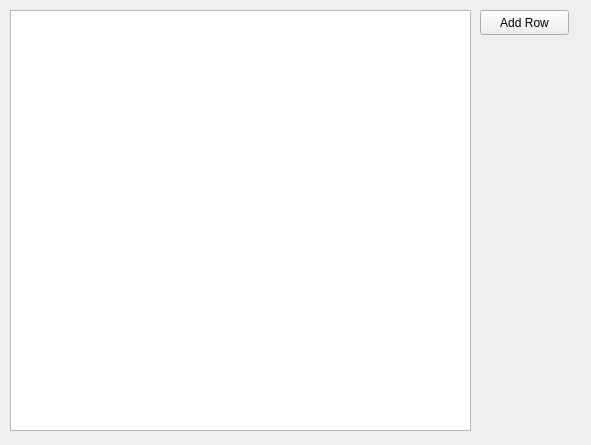
<?xml version="1.0" encoding="UTF-8"?>
<ui version="4.0">
 <class>Form</class>
 <widget class="QWidget" name="Form">
  <property name="geometry">
   <rect>
    <x>0</x>
    <y>0</y>
    <width>591</width>
    <height>445</height>
   </rect>
  </property>
  <property name="windowTitle">
   <string>Form</string>
  </property>
  <widget class="QPushButton" name="pushButton">
   <property name="geometry">
    <rect>
     <x>480</x>
     <y>10</y>
     <width>89</width>
     <height>25</height>
    </rect>
   </property>
   <property name="text">
    <string>Add Row</string>
   </property>
  </widget>
  <widget class="QTableView" name="tableView">
   <property name="geometry">
    <rect>
     <x>10</x>
     <y>10</y>
     <width>461</width>
     <height>421</height>
    </rect>
   </property>
  </widget>
 </widget>
 <resources/>
 <connections/>
</ui>
